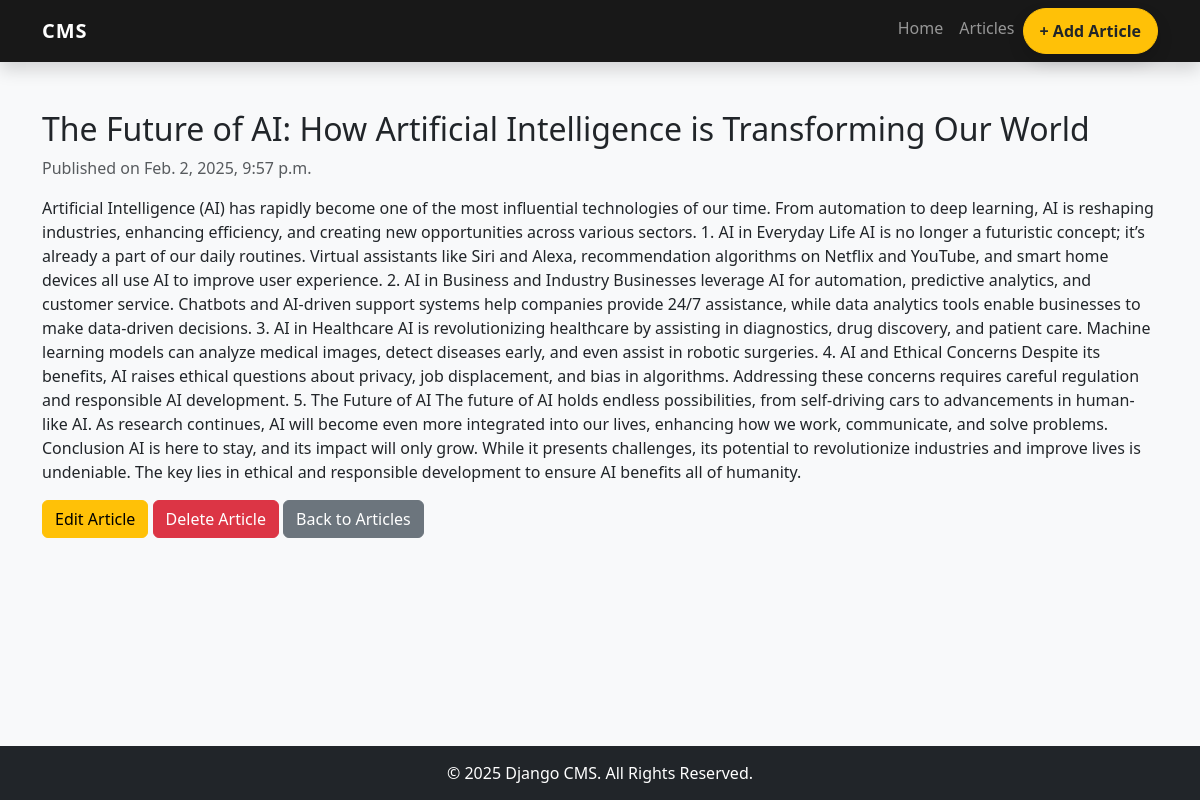
The app's page /article/1/ with its own data.
### home/models.py (models this page shows, shortened)
class Article(models.Model):
    title = models.CharField(max_length=225)
    content = models.TextField()
    created_at = models.DateTimeField(default=timezone.now)  # Automatically set to now when created

### home/views.py (the view)
# urls.py: path('article/<int:article_id>/', views.article_detail, name='article_detail'),  # URL for article details
def article_detail(request, article_id):
    article = get_object_or_404(Article, id=article_id)  # Get the article by its ID or return a 404 error
    return render(request, 'article_detail.html', {'article': article})

### templates/article_detail.html (shortened to what this page needs)
{% extends 'base.html' %}
{% block content %}
<h2>{{ article.title }}</h2>
<p class="text-muted">Published on {{ article.created_at }}</p>
<p>{{ article.content }}</p>
<a href="{% url 'article_update' article.id %}" class="btn btn-warning">Edit Article</a>
<a href="{% url 'article_delete' article.id %}" class="btn btn-danger">Delete Article</a>
<a href="{% url 'article_list' %}" class="btn btn-secondary">Back to Articles</a>
{% endblock %}

### templates/base.html (style rules this page uses)
body { display: flex; flex-direction: column; min-height: 100vh; background-color: #f8f9fa; }

### records on screen
Article: title "The Future of AI: How Artificial Intelligence is Transforming Our World", created_at "Feb. 2, 2025, 9:57 p.m.", content "Artificial Intelligence (AI) has rapidly become one of the most influential technologies of our time. From automation to deep learning, AI is reshaping industries, enhancing efficiency, and creating new opportunities across various sectors. 1. AI in Everyday Life AI is no longer a futuristic concept; it’s already a part of our daily routines. Virtual assistants like Siri and Alexa, recommendation algorithms on Netflix and YouTube, and smart home devices all use AI to improve user experience. 2. AI in Business and Industry Businesses leverage AI for automation, predictive analytics, and customer service. Chatbots and AI-driven support systems help companies provide 24/7 assistance, while…"
